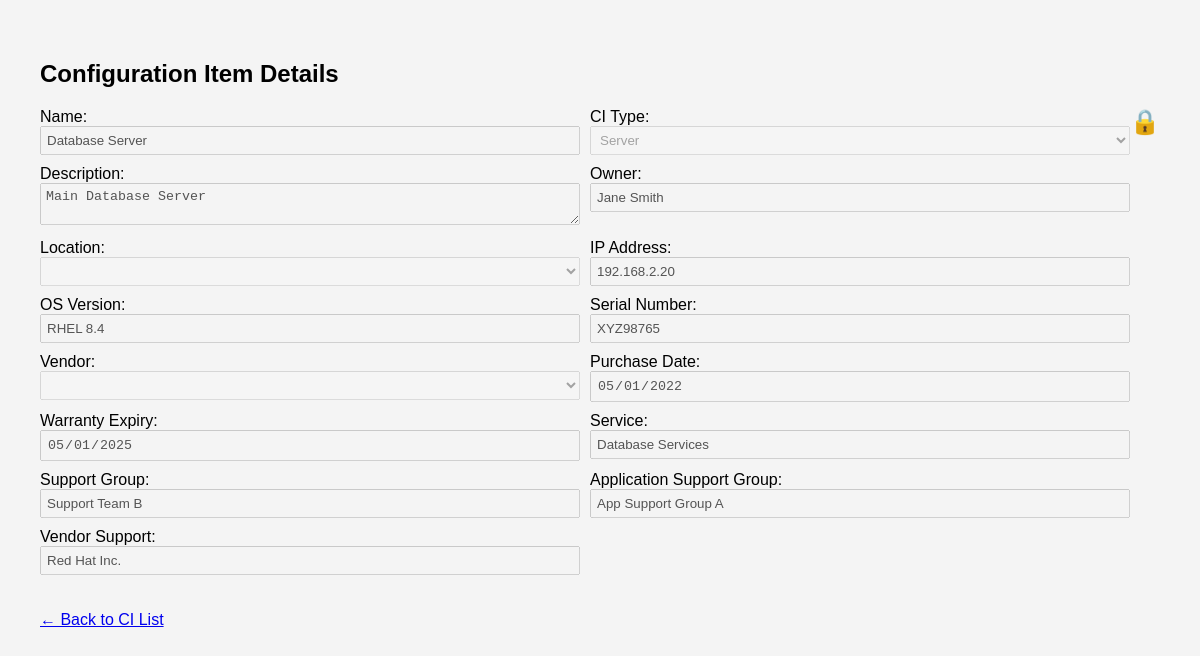
The page /app/manage_ci.php?id=2 on the database its author committed.
### tables this page shows
CREATE TABLE IF NOT EXISTS configuration_items (
    id INT AUTO_INCREMENT PRIMARY KEY,
    name VARCHAR(255) NOT NULL,
    ci_type_id INT,
    description TEXT,
    status ENUM('Active', 'Inactive', 'Retired') DEFAULT 'Active',
    owner VARCHAR(255) NOT NULL,
    location VARCHAR(255) NULL,
    ip_address VARCHAR(45) NULL,
    os_version VARCHAR(100) NULL,
    serial_number VARCHAR(100) NULL,
    vendor VARCHAR(255) NULL,
    purchase_date DATE NULL,
    warranty_expiry DATE NULL,
    ci_category ENUM('Physical', 'Virtual') NOT NULL,
    contract VARCHAR(255) NULL,
    os_type VARCHAR(100) NULL,
    os_support VARCHAR(255) NULL,
    service VARCHAR(255) NULL,
    support_group VARCHAR(255) NULL,
    application_support_group VARCHAR(255) NULL,
    vendor_support VARCHAR(255) NULL,
    last_updated TIMESTAMP DEFAULT CURRENT_TIMESTAMP ON UPDATE CURRENT_TIMESTAMP,
    FOREIGN KEY (ci_type_id) REFERENCES ci_types(id) ON DELETE SET NULL
);

CREATE TABLE IF NOT EXISTS ci_types (
    id INT AUTO_INCREMENT PRIMARY KEY,
    name VARCHAR(100) NOT NULL UNIQUE,
    description TEXT
);

### app/manage_ci.php (the view, shortened to what this page needs)
<?php
require 'db.php';
$ci_id = $_GET['id'];
$ci = $pdo->prepare("SELECT * FROM configuration_items WHERE id = ?");
$ci->execute([$ci_id]);
$ci = $ci->fetch(PDO::FETCH_ASSOC);
$ci_types = $pdo->query("SELECT id, name FROM ci_types")->fetchAll(PDO::FETCH_ASSOC);
?>
<!DOCTYPE html>
<html>
<head>
    <link rel="stylesheet" type="text/css" href="styles.css">
</head>
<body>
<h2>Configuration Item Details</h2>
<div class="lock-icon" id="lockIcon" onclick="toggleEditMode()">🔒</div>
<form method="POST">
    <div class="form-container">
        <label>Name: <input type="text" name="name" value="<?= htmlspecialchars($ci['name']) ?>" class="editable" disabled></label>
        <label>CI Type:
            <select name="ci_type_id" class="editable" disabled>
                <?php foreach ($ci_types as $type): ?>
                    <option value="<?= $type['id'] ?>" <?= ($type['id'] == ($ci['ci_type_id'] ?? '')) ? 'selected' : '' ?>>
                        <?= htmlspecialchars($type['name']) ?>
                    </option>
                <?php endforeach; ?>
            </select>
        </label>
        <label>Description: <textarea name="description" class="editable" disabled><?= htmlspecialchars($ci['description']) ?></textarea></label>
        <label>Owner: <input type="text" name="owner" value="<?= htmlspecialchars($ci['owner']) ?>" class="editable" disabled></label>
        <label>Location:
            <select name="location_id" class="editable" disabled>
            </select>
        </label>
        <label>IP Address: <input type="text" name="ip_address" value="<?= htmlspecialchars($ci['ip_address']) ?>" class="editable" disabled></label>
        <label>OS Version: <input type="text" name="os_version" value="<?= htmlspecialchars($ci['os_version']) ?>" class="editable" disabled></label>
        <label>Serial Number: <input type="text" name="serial_number" value="<?= htmlspecialchars($ci['serial_number']) ?>" class="editable" disabled></label>
        <label>Vendor:
            <select name="vendor_id" class="editable" disabled>
            </select>
        </label>
        <label>Purchase Date: <input type="date" name="purchase_date" value="<?= htmlspecialchars($ci['purchase_date']) ?>" class="editable" disabled></label>
        <label>Warranty Expiry: <input type="date" name="warranty_expiry" value="<?= htmlspecialchars($ci['warranty_expiry']) ?>" class="editable" disabled></label>
        <label>Service: <input type="text" name="service" value="<?= htmlspecialchars($ci['service']) ?>" class="editable" disabled></label>
        <label>Support Group: <input type="text" name="support_group" value="<?= htmlspecialchars($ci['support_group']) ?>" class="editable" disabled></label>
        <label>Application Support Group: <input type="text" name="application_support_group" value="<?= htmlspecialchars($ci['application_support_group']) ?>" class="editable" disabled></label>
        <label>Vendor Support: <input type="text" name="vendor_support" value="<?= htmlspecialchars($ci['vendor_support']) ?>" class="editable" disabled></label>
    </div>
    <br>
</form>
<br>
<a href="index.php">← Back to CI List</a>
</body>
</html>

### app/styles.css (style rules this page uses)
body { font-family: Arial, sans-serif; margin: 20px; padding: 20px; background-color: #f4f4f4; }

### app/manage_ci.php (style rules this page uses)
.form-container { display: grid; grid-template-columns: repeat(2, 1fr); gap: 10px; }
.lock-icon { cursor: pointer; font-size: 24px; float: right; }
input, select, textarea { width: 100%; box-sizing: border-box; padding: 5px; }

### rows shown on the page
configuration_items: name "Database Server", ci_type_id "Server", description "Main Database Server", owner "Jane Smith", ip_address "192.168.2.20", os_version "RHEL 8.4", serial_number "XYZ98765", purchase_date "05/01/2022", warranty_expiry "05/01/2025", service "Database Services", support_group "Support Team B", application_support_group "App Support Group A", vendor_support "Red Hat Inc."
